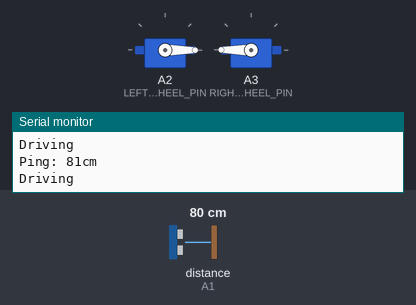
Bench run of a sketch on a simulated Arduino Uno, built with avr-gcc and run on an emulated ATmega328P. On the bench: 2 × servo, the last lines printed to the serial monitor. The inputs (shaded band) are chosen by the test bench; at power-on: distance to the obstacle (sensor on A1) 80 cm. The echo pulse lasts 58.3 µs per cm.

Above: at 1.2 s.
1.3 s: distance to the obstacle (sensor on A1) set to 33 cm
4.3 s: distance to the obstacle (sensor on A1) set to 28 cm
At 5.6 s:
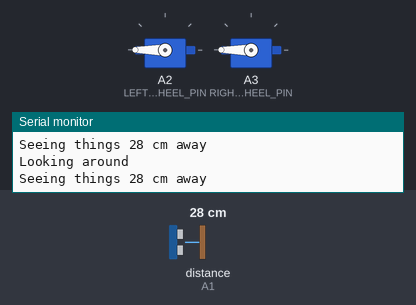
Timing chart, 0 to 7.3 s (numbered marks = the images above; inputs shaded):
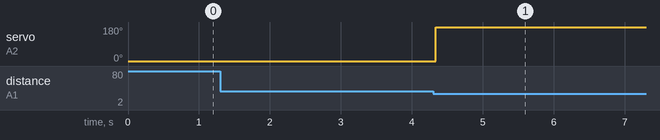

The sketch:

simple_navigation.ino
```cpp
// (licence header left out)
/*******************************************************
* Include statements - include extra code we need
*******************************************************/
// This line includes the code we need to control servos
#include <Servo.h>
// This line includes the code we need to use the ultrasonic range finder
#include <NewPing.h>

/*******************************************************
* Define statements - Define constants we will use later
*******************************************************/
#define TRIGGER_PIN       A0    // Arduino pin tied to trigger pin on the ultrasonic sensor.
#define ECHO_PIN          A1    // Arduino pin tied to echo pin on the ultrasonic sensor.
#define LEFT_WHEEL_PIN    A2    // Arduino pin tied to the left servo wheel motor
#define RIGHT_WHEEL_PIN   A3    // Arduino pin tied to the right servo wheel motor
#define MAX_DISTANCE      200   // Maximum distance we want to ping for (in centimeters). Maximum sensor distance is rated at 400-500cm.
#define FRONT_EDGE_SENSOR A4    // Pin connected to the front edge IR sensor
#define REAR_EDGE_SENSOR  A5    // Pin connected to the rear edge IR sensor
#define LIGHT_COLOR_VALUE 512   // This is a value returned from the edge sensors when they see a lighter color, may need tweaking

/********************************************************
* Class object instances - These will help us control the
* sensors and motors.
********************************************************/
// NewPing setup of pins and maximum distance.
NewPing sonar(TRIGGER_PIN, ECHO_PIN, MAX_DISTANCE);

// Servo motor control objects
// Up to twelve servo objects can be created and controlled
Servo rightWheel;
Servo leftWheel;

/********************************************************
* Setup code runs one time at the very beginning after we
* power up (or reset)
********************************************************/
void setup()
{
	// Open serial monitor so we can print out debug information
	// When connected to a USB port
	Serial.begin(9600);

	// Tell the servo objects which pins the servos are connected to
	leftWheel.attach(LEFT_WHEEL_PIN);
	rightWheel.attach(RIGHT_WHEEL_PIN);
}

/********************************************************
* Loop code runs over and over, forever while powered on
********************************************************/
void loop()
{
	// Variables we will need in the loop code
	int distInCentimeters;  // We'll store the ultrasonic range distance here

	/*******************************
	* Ultrasonic Range Finder Code
	********************************/
	// This code takes a distance reading from the range finder
	distInCentimeters = ping_cm_BugFix();

	// Print distance for debug (0 = outside set distance range)
	Serial.print("Ping: ");
	Serial.print(distInCentimeters);
	Serial.println("cm");

	// If don't see an obsticle keep driving
	if(distInCentimeters > 30 || distInCentimeters == 0){
		Serial.println("Driving");
		leftWheel.write(0);
		rightWheel.write(180);
	}
	// Otherwise turn and find a clearer path
	else {
                while(distInCentimeters < 60){
		  Serial.println("Looking around");
		  leftWheel.write(180);
		  rightWheel.write(180);
                  distInCentimeters = ping_cm_BugFix();
                  Serial.print("Seeing things ");
                  Serial.print(distInCentimeters);
                  Serial.println(" cm away");
                }
                Serial.println("Looks clear!");
	}
}

// This is a wrapper function that tries to avoid a bug with the
// HC-SR04 modules where they can get stuck return zero forever
int ping_cm_BugFix(){

        int distCm = sonar.ping_cm();

        if(distCm == 0){
          delay(100);
          pinMode(ECHO_PIN, OUTPUT);
          digitalWrite(ECHO_PIN, LOW);
          delay(100);
          pinMode(ECHO_PIN, INPUT);
        }

        return distCm;
}
```

Measured:
- the behaviour switches between 31 and 30 cm on distance to the obstacle (sensor on A1) (found by bisection; images 0 and 1)
- after the input at 4.3 s, servo on A2 (LEFT_WHEEL_PIN): 0° → 180° at once
